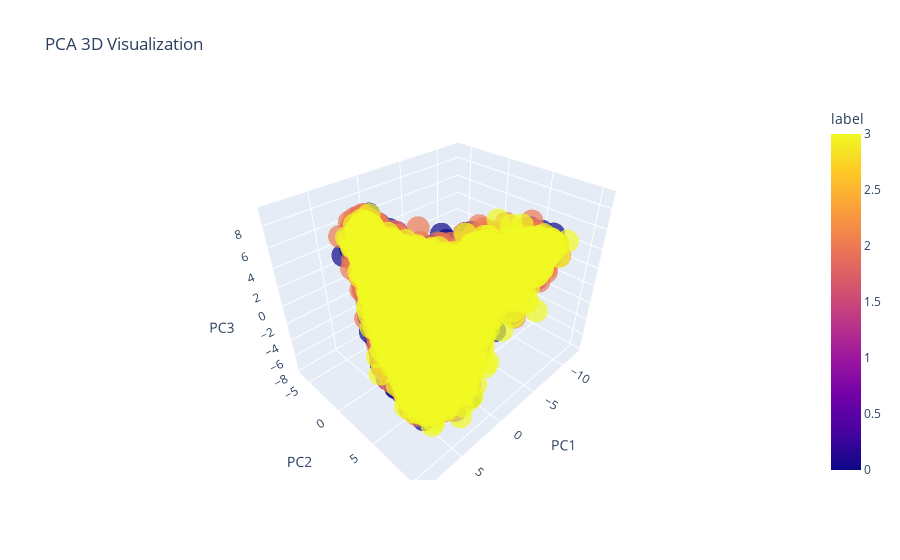

Notebook code cell kept with this figure:
### Code cell
df = pd.DataFrame(features_pca, columns=['PC1', 'PC2', 'PC3'])
df['label'] = labels

df.__name__ = "df_reduced"

# Crea la stringa nome modelli
model_name = f"{model_a}_vs_{model_b}_vs_{model_c}_vs_{model_d}"

fig = px.scatter_3d(
    df, x='PC1', y='PC2', z='PC3',
    color='label',
    title='PCA 3D Visualization',
    opacity=0.7
)
fig.show()

#Salvataggio plot 3D PCA
output_dir = get_unique_output_dir(model_name=model_name, dataset_name=df.__name__)
fig.write_html(os.path.join(output_dir, "pca_3d_plot.html"))

### Figure 1 — Plotly figure (JSON) as saved in the notebook; plotly's stock layout.template omitted (floating-point values rounded to 4 significant figures; data arrays with more than 128 entries replaced by an {"elided": "..."} marker saying what was removed)
{"data": [{"hovertemplate": "PC1=%{x}<br>PC2=%{y}<br>PC3=%{z}<br>label=%{marker.color}<extra></extra>", "legendgroup": "", "marker": {"color": {"elided": "28000 int values"}, "coloraxis": "coloraxis", "opacity": 0.7, "symbol": "circle"}, "mode": "markers", "name": "", "scene": "scene", "showlegend": false, "type": "scatter3d", "x": {"elided": "28000 float values"}, "y": {"elided": "28000 float values"}, "z": {"elided": "28000 float values"}}], "layout": {"coloraxis": {"colorbar": {"title": {"text": "label"}}, "colorscale": [[0, "#0d0887"], [0.1111, "#46039f"], [0.2222, "#7201a8"], [0.3333, "#9c179e"], [0.4444, "#bd3786"], [0.5556, "#d8576b"], [0.6667, "#ed7953"], [0.7778, "#fb9f3a"], [0.8889, "#fdca26"], [1, "#f0f921"]]}, "legend": {"tracegroupgap": 0}, "scene": {"domain": {"x": [0, 1], "y": [0, 1]}, "xaxis": {"title": {"text": "PC1"}}, "yaxis": {"title": {"text": "PC2"}}, "zaxis": {"title": {"text": "PC3"}}}, "title": {"text": "PCA 3D Visualization"}}}
